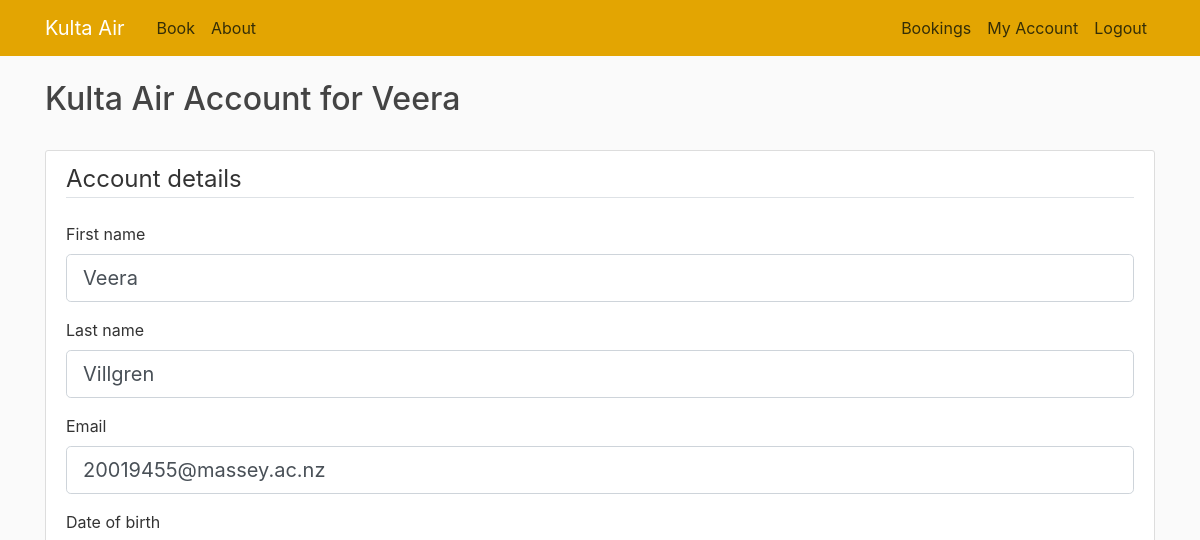
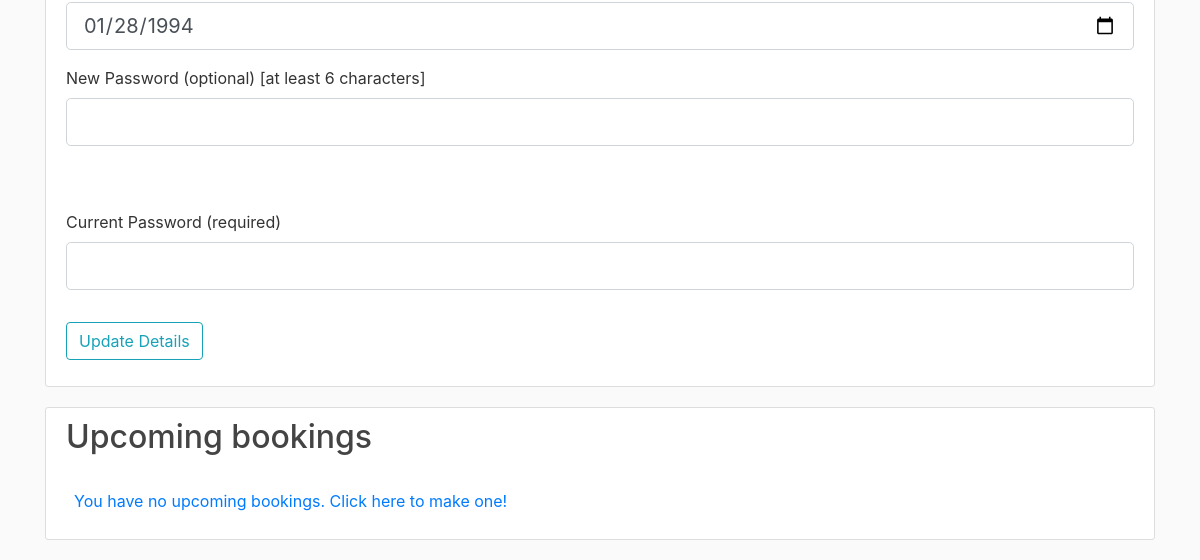
/customer (signed in), run on an earlier commit of the app's database (2 pictures, top to bottom).
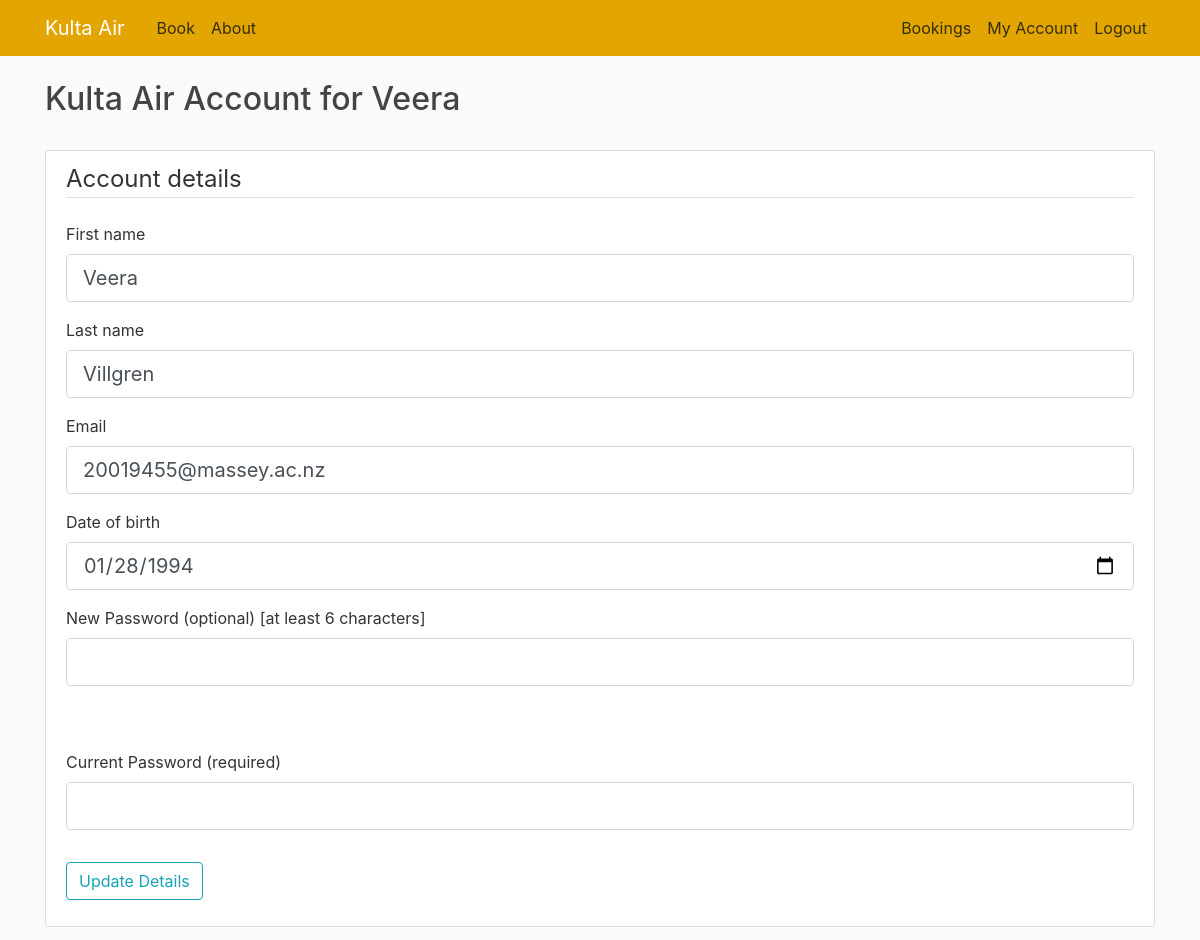
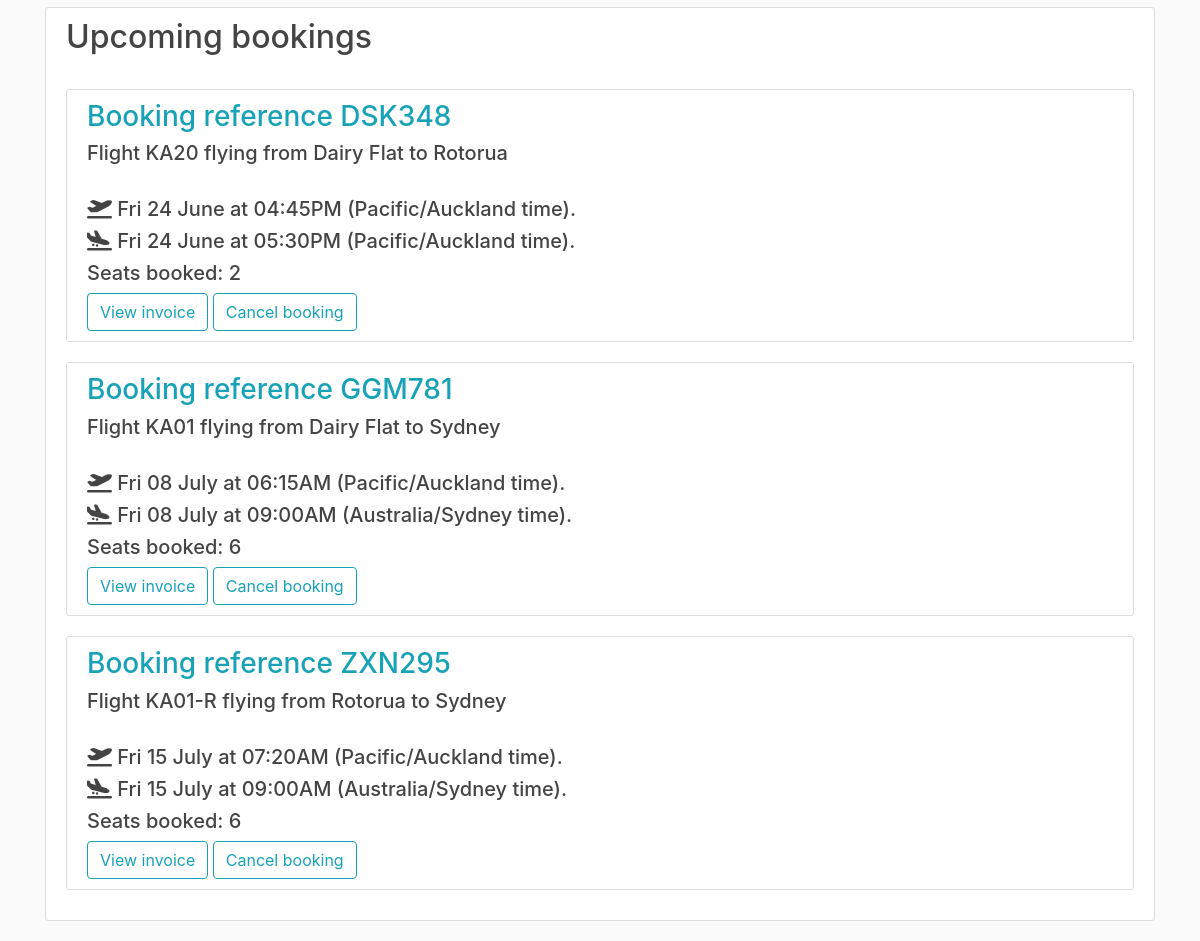
And on a later commit of the database (2 pictures, top to bottom).
### flightbookingapp/models.py (models this page shows, shortened)
class Customer(db.Model, UserMixin):
    id = db.Column(db.Integer, primary_key=True, unique=True)
    first_name = db.Column(db.VARCHAR(20), nullable=False)
    last_name = db.Column(db.VARCHAR(20), nullable=False)
    email = db.Column(db.VARCHAR(50), nullable=False, unique=True)
    phone_number = db.Column(db.Integer)
    password = db.Column(db.VARCHAR(128), default=None)
    dob = db.Column(db.Date, default=None)
    bookings = db.relationship('Booking', backref='booked_customer', lazy=True)

class Booking(db.Model):
    booking_ref = db.Column(db.VARCHAR(6), primary_key=True, nullable=False, unique=True)
    customer = db.Column(db.Integer, db.ForeignKey('customer.id'), nullable=False)
    flight = db.Column(db.Integer, db.ForeignKey('departure.id'), nullable=False)
    tickets = db.Column(db.Integer, default=1)

class Departure(db.Model):
    id = db.Column(db.Integer, primary_key=True, nullable=False, unique=True)
    flight_number = db.Column(db.VARCHAR(10), db.ForeignKey('route.flight_code'), nullable=False)
    depart_date = db.Column(db.Date, nullable=False)
    stopover_date = db.Column(db.Date)
    arrival_date = db.Column(db.Date, nullable=False)
    price = db.Column(db.Float, nullable=False, default=0.00)
    booked_seats = db.Column(db.Integer, nullable=False, default=0)

class Airport(db.Model):
    int_code = db.Column(db.CHAR(4), primary_key=True, unique=True)
    name = db.Column(db.VARCHAR(50), nullable=False)
    timezone = db.Column(db.String(50))

class Route(db.Model):
    flight_code = db.Column(db.VARCHAR(10), primary_key=True, nullable=False, unique=True)
    depart_time = db.Column(db.Time, nullable=False)
    arrive_time = db.Column(db.Time, nullable=False)
    stopover_time = db.Column(db.Time)
    depart_airport = db.Column(db.CHAR(4), db.ForeignKey('airport.int_code'), nullable=False)
    arrive_airport = db.Column(db.CHAR(4), db.ForeignKey('airport.int_code'), nullable=False)
    stopover_airport = db.Column(db.CHAR(4), db.ForeignKey('airport.int_code'))
    plane = db.Column(db.Integer, db.ForeignKey('aircraft.id'), nullable=False)

### flightbookingapp/routes.py (the view)
@app.route('/customer', methods=['GET', 'POST'])
@login_required
def customer():
    form = UpdateDetailsForm()
    funcs.handle_customer_details(form)
    if request.method == "POST":
        if request.form.get('cancel') == 'Cancel booking':
            funcs.cancel_booking(request.form.get('booking'))
            return redirect(url_for('customer'))
        if request.form.get('view') == 'View invoice':
            return redirect(url_for('invoice', booking_ref=request.form.get('booking'), surname=current_user.last_name))
    flight_info = funcs.collect_user_bookings()
    return render_template('customer.html', title='My Account', bookings=flight_info, form=form)

### flightbookingapp/forms.py (shortened to what this page needs)
class UpdateDetailsForm(FlaskForm):
    firstname = StringField('First name', validators=[DataRequired(), Length(min=3, max=20)])
    lastname = StringField('Last name', validators=[DataRequired(), Length(min=3, max=20)])
    email = StringField('Email', validators=[DataRequired(), Email()])
    current_password = PasswordField('Current Password (required)', validators=[DataRequired(), Length(min=6)])
    dob = DateField('Date of birth', validators=[DataRequired()])
    new_password = PasswordField('New Password (optional) [at least 6 characters]')
    submit = SubmitField('Update Details')

### flightbookingapp/models.py (called while the page is built)
@login_manager.user_loader
def load_customer(user_id):
    return Customer.query.get(int(user_id))

### flightbookingapp/route_funcs.py (called while the page is built)
def date_in_past(date_and_time, timezone) -> bool:
    return datetime.datetime.now(ZoneInfo(timezone)) > date_and_time.replace(tzinfo=ZoneInfo(timezone))

def handle_customer_details(form):
    if form.validate_on_submit():
        if bcrypt.check_password_hash(current_user.password, form.current_password.data):
            update_customer_details(form)
        else:
            flash('Current password was not correct. Account details not updated.', "warning")
    else:
        form.email.data = current_user.email
        form.firstname.data = current_user.first_name
        form.lastname.data = current_user.last_name
        form.dob.data = current_user.dob

def collect_user_bookings():
    flight_info = []
    for booking in current_user.bookings:
        departure = Departure.query.filter_by(id=booking.flight).first()
        route = Route.query.filter_by(flight_code=departure.flight_number).first()
        dep_airport = Airport.query.filter_by(int_code=route.depart_airport).first()
        arr_airport = Airport.query.filter_by(int_code=route.arrive_airport).first()
        booking_past = date_in_past(datetime.datetime.combine(departure.depart_date, route.depart_time),
                                    dep_airport.timezone)
        flight_info.append([booking, departure, route, dep_airport, arr_airport, booking_past])
    return sorted(flight_info, key=lambda flight: flight[1].depart_date)

### flightbookingapp/templates/customer.html
{% extends "layout.html" %}
{% block content %}
    <h2 class="account-heading">Kulta Air Account for {{ current_user.first_name }}</h2><br>
    <div class="content-section">
        <div class="media">
            <div class="media-body">
                {% include 'customer_details.html' %}
            </div>
        </div>
    </div>
    {% include 'upcoming_bookings.html' %}
{% endblock content %}

### flightbookingapp/templates/layout.html (shortened to what this page needs)
<!DOCTYPE html>
<html lang="en">
<head>
    <link rel="stylesheet" href="https://cdn.jsdelivr.net/npm/bootstrap@4.3.1/dist/css/bootstrap.min.css"
>
    <link rel="stylesheet" type="text/css" href="{{ url_for('static', filename='main.css') }}">
</head>
<body>
<header class="site-header">
    <nav class="navbar navbar-expand-md navbar-dark bg-steel fixed-top">
        <div class="container">
            <a class="navbar-brand mr-4" href="/">Kulta Air</a>
            <div class="collapse navbar-collapse" id="navbarToggle">
                <div class="navbar-nav mr-auto">
                    <a class="nav-item nav-link" href="{{ url_for('home') }}">Book</a>
                    <a class="nav-item nav-link" href="{{ url_for('about') }}">About</a>
                </div>
                <div class="navbar-nav">
                    <a class="nav-item nav-link" href="{{ url_for('bookings') }}">Bookings</a>
                    {% if current_user.is_authenticated %}
                        <a class="nav-item nav-link" href="{{ url_for('customer') }}">My Account</a>
                        <a class="nav-item nav-link" href="{{ url_for('logout') }}">Logout</a>
                    {% else %}
                        <a class="nav-item nav-link" href="{{ url_for('login') }}">Login</a>
                        <a class="nav-item nav-link" href="{{ url_for('register') }}">Register</a>
                    {% endif %}
                </div>
            </div>
        </div>
    </nav>
</header>
<div class="container">
    {% block content %} {% endblock %}
</div>
</body>
</html>

### flightbookingapp/templates/customer_details.html (shortened to what this page needs)
<form method="POST" action="">
    <fieldset class="form-group">
        <legend class="border-bottom mb-4">Account details</legend>
        <div class="form-group">
            {{ form.firstname.label(class="form-control-label") }}
            {% if form.firstname.errors %}
                {{ form.firstname(class="form-control form-control-lg is-invalid") }}
                <div class="invalid-feedback">
                    {% for error in form.firstname.errors %}
                        <span>{{ error }}</span>
                    {% endfor %}
                </div>
            {% else %}
                {{ form.firstname(class="form-control form-control-lg") }}
            {% endif %}
        </div>
        <div class="form-group">
            {{ form.lastname.label(class="form-control-label") }}
            {% if form.lastname.errors %}
                {{ form.lastname(class="form-control form-control-lg is-invalid") }}
                <div class="invalid-feedback">
                    {% for error in form.lastname.errors %}
                        <span>{{ error }}</span>
                    {% endfor %}
                </div>
            {% else %}
                {{ form.lastname(class="form-control form-control-lg") }}
            {% endif %}
        </div>
        <div class="form-group">
            {{ form.email.label(class="form-control-label") }}
            {% if form.email.errors %}
                {{ form.email(class="form-control form-control-lg is-invalid") }}
                <div class="invalid-feedback">
                    {% for error in form.email.errors %}
                        <span>{{ error }}</span>
                    {% endfor %}
                </div>
            {% else %}
                {{ form.email(class="form-control form-control-lg") }}
            {% endif %}
        </div>
        <div class="form-group">
            {{ form.dob.label(class="form-control-label") }}
            {% if form.dob.errors %}
                {{ form.dob(class="form-control form-control-lg is-invalid") }}
                <div class="invalid-feedback">
                    {% for error in form.dob.errors %}
                        <span>{{ error }}</span>
                    {% endfor %}
                </div>
            {% else %}
                {{ form.dob(class="form-control form-control-lg") }}
            {% endif %}
        </div>
        <div class="form-group">
            {{ form.new_password.label(class="form-control-label") }}
            {% if form.new_password.errors %}
                {{ form.new_password(class="form-control form-control-lg is-invalid") }}
                <div class="invalid-feedback">
                    {% for error in form.new_password.errors %}
                        <span>{{ error }}</span>
                    {% endfor %}
                </div>
            {% else %}
                {{ form.new_password(class="form-control form-control-lg") }}
            {% endif %}
        </div>
        <br><br>
        <div class="form-group">
            {{ form.current_password.label(class="form-control-label") }}
            {% if form.current_password.errors %}
                {{ form.current_password(class="form-control form-control-lg is-invalid") }}
                <div class="invalid-feedback">
                    {% for error in form.current_password.errors %}
                        <span>{{ error }}</span>
                    {% endfor %}
                </div>
            {% else %}
                {{ form.current_password(class="form-control form-control-lg") }}
            {% endif %}
        </div>
    </fieldset>
    <div>
        <div class="form-group">
            {{ form.submit(class="btn btn-outline-info") }}
        </div>
    </div>
</form>

### flightbookingapp/templates/upcoming_bookings.html (shortened to what this page needs)
<div class="content-section">
    <div class="media">
        <div class="media-body">
            <h2 class="bookings-heading">Upcoming bookings</h2>
            {% set ns = namespace(upcoming=false, past=false) %}
            {% if bookings == [] %}
                <br>
                <p class="text-secondary"><a class="ml-2" href="{{ url_for('home') }}">You have no upcoming bookings.
                    Click here to make one!</a></p>
            {% else %}
                <br>
                {% for booking in bookings %}
                    {% if not booking[5] %}
                        {% set ns.upcoming = true %}
                        <div class="content-section">
                            <form method="post" action="">
                                <h3 class="text-info">Booking reference {{ booking[0].booking_ref.upper() }}</h3>
                                <h5>Flight {{ booking[1].flight_number }} flying from {{ booking[3].name }}
                                    to {{ booking[4].name }}</h5>
                                <br>
                                <h5>
                                    <i class="fa-solid fa-plane-departure"></i> {{ (booking[1].depart_date).strftime("%a %d %B") }}
                                    at
                                    {{ booking[2].depart_time.strftime("%#I:%M%p") }} ({{ booking[3].timezone }} time).
                                </h5>
                                <h5>
                                    <i class="fa-solid fa-plane-arrival"></i> {{ (booking[1].arrival_date).strftime("%a %d %B") }}
                                    at
                                    {{ booking[2].arrive_time.strftime("%#I:%M%p") }} ({{ booking[4].timezone }} time).
                                </h5>
                                <h5>Seats booked: {{ booking[0].tickets }}</h5>
                                <input type="submit" value="View invoice" name="view" class="btn btn-outline-info">
                                <input type="submit" value="Cancel booking" name="cancel" class="btn btn-outline-info">
                            </form>
                        </div>
                    {% else %}
                        {% set ns.past = true %}
                    {% endif %}
                {% endfor %}
            {% endif %}
        </div>
    </div>
</div>

### flightbookingapp/static/main.css (style rules this page uses)
body { background: #fafafa; color: #333333; margin-top: 5rem; }
h1, h2, h3, h4, h5, h6 { color: #444444; }
.bg-steel { background-color: #e3a502; }
.site-header .navbar-nav .nav-link { color: #352e07; }
.content-section { background: #ffffff; padding: 10px 20px; border: 1px solid #dddddd; border-radius: 3px; margin-bottom: 20px; }

What changed in the data, as far as the page shows it:
added Booking: booking_ref "DSK348", flight_number "KA20", name "Dairy Flat", name "Rotorua", depart_time "04:45PM", timezone "Pacific/Auckland", arrive_time "05:30PM", tickets "2"
now on this page (row edited): Departure: depart_date "Fri 24 June", arrival_date "Fri 24 June"
added Booking: booking_ref "GGM781", flight_number "KA01", name "Dairy Flat", name "Sydney", depart_time "06:15AM", timezone "Pacific/Auckland", arrive_time "09:00AM", timezone "Australia/Sydney", tickets "6"
now on this page (row edited): Departure: depart_date "Fri 08 July", arrival_date "Fri 08 July"
added Booking: booking_ref "ZXN295", flight_number "KA01-R", name "Rotorua", name "Sydney", depart_time "07:20AM", timezone "Pacific/Auckland", arrive_time "09:00AM", timezone "Australia/Sydney", tickets "6"
now on this page (row edited): Departure: depart_date "Fri 15 July", arrival_date "Fri 15 July"
Also different on the page:
text no longer shown: "You have no upcoming bookings. Click here to make one!"
